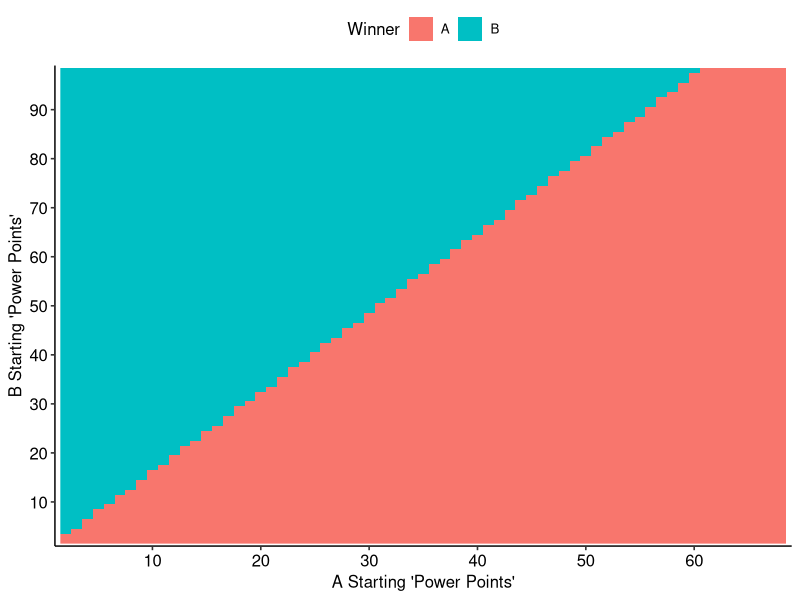

The R script that drew this image:
## ---- chunk 1
knitr::opts_chunk$set(echo = TRUE)
## ---- chunk 2
playGame <- function (scores, attack = 1) {
  if (F %in% (scores > 0)) {
    return(c("A","B")[scores > 0])
  } else {
    scores[(!(attack-1))+1] <- scores[(!(attack-1))+1] - scores[attack]
    return(playGame(scores = scores, attack = ((!(attack-1))+1)))
  }
}
## ---- chunk 3
results <- data.frame(matrix(ncol = 3, nrow = 1))
colnames(results) <- c("A", "B", "Winner")
answerVec <- c()
for (A in 1:99) {
  highestB <- 0
  for (B in 1:99) {
    winner <- playGame(c(A,B))
    if (winner == "A") {highestB <- B}
    results <- rbind(results, c(A, B, winner))
  }
  answerVec <- append(answerVec, highestB)
}
results <- results[-1,]
## ---- chunk 4
library(ggplot2)
library(ggpubr)
ggplot(results) +
  geom_raster(aes(x = as.numeric(A), y = as.numeric(B), fill = Winner)) +
  scale_x_continuous(limits = c(1,69), expand = c(0, 0), breaks = seq(10,100,10)) +
  xlab("A Starting 'Power Points'") +
  scale_y_continuous(limits = c(1,99), expand = c(0, 0), breaks = seq(10,100,10)) +
  ylab("B Starting 'Power Points'") +
  theme_pubr()
